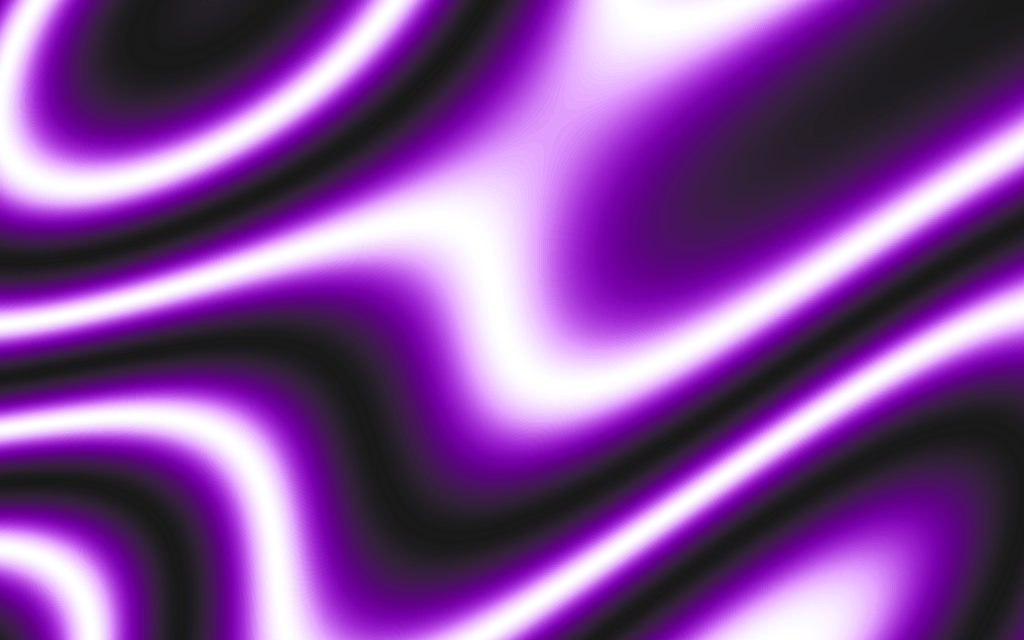
Frame 1 (no input)
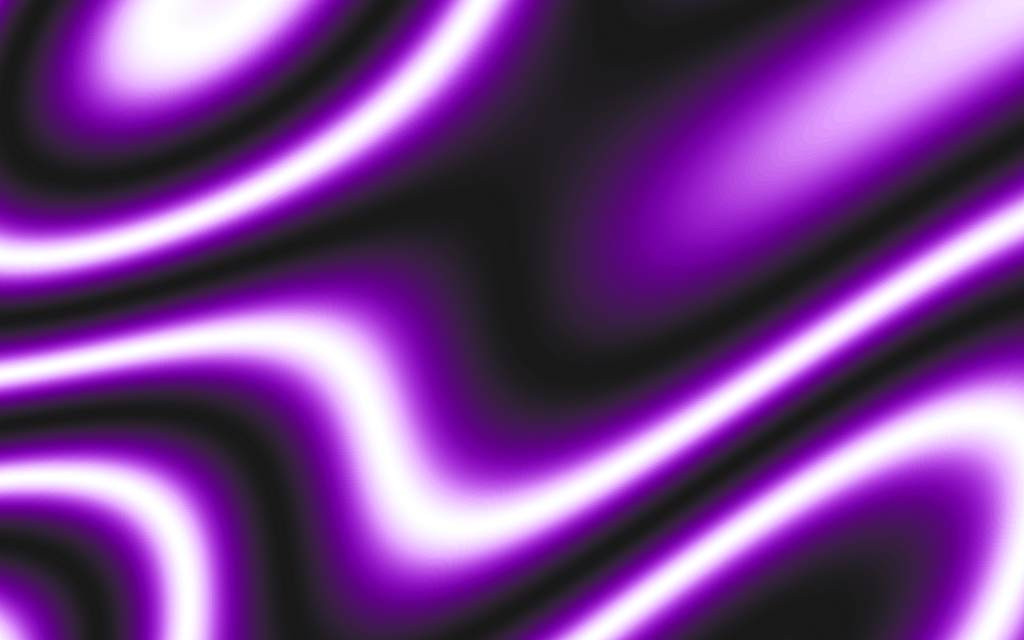
Frame 60 (the mouse pressed at the canvas centre just before this capture)
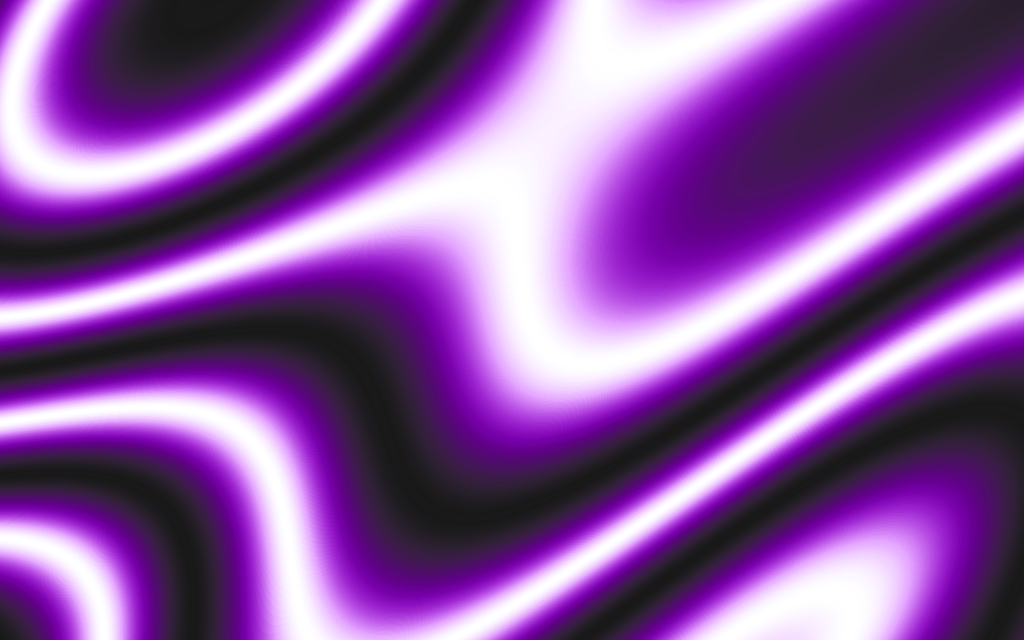
Frame 120 (the mouse held since frame 60 and released just before this capture)

The Processing sketch that drew these frames (run headless with seeded random() and noise(); from frame 60 on, the mouse is pressed at the canvas centre):

// Processing sketch: processing_119704
// ── processing_119704.pde

int[][]  plas_lut;
int[]    palette  = new int[255];

void setup()
{
  size(1024,640);
  plas_lut = new int[width][height];
  
  buildPalette();
  buildMap();
}

void buildPalette ()
{
  colorMode(HSB);
  for(int i=0;i<palette.length;i++)
  {
    //int h = int(128.0 + 128 * asin(PI * (float)i / 32.0));
    int s = int(128.0 + 128 * cos(PI * (float)i / 64.0));
    int b = int(128.0 + 128 * sin(PI * (float)i / 128.0));
    palette[i] = color(200,s,b+25);
  }
}

void buildMap ()
{
  for(int x=0;x<width;x++) for(int y=0;y<height;y++)
  {
    plas_lut[x][y] = 128+int(
      128f + (128f * sin(x / 256f))
           + 128f + (256f * pow(1/cos(y / 256f),-1))
    + 128f * sin((float)x/width)
    + 128f + 128*sin((x+y)/128f)
    + 128f + (128f * cos(sqrt(x*x + y*y) / 256f)));
  }
}

void draw()
{
  loadPixels();
  for(int x=0;x<width;x++) for(int y=0;y<height;y++)
    pixels[y*width + x] = palette[(plas_lut[x][y] + frameCount*2) % 255];
  updatePixels();
}
